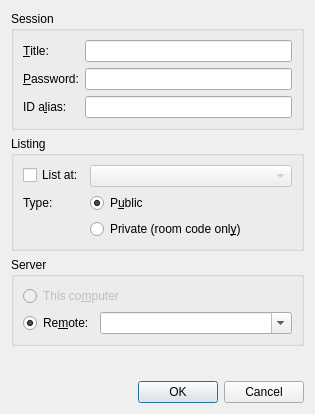
<?xml version="1.0" encoding="UTF-8"?>
<ui version="4.0">
 <class>HostDialog</class>
 <widget class="QDialog" name="HostDialog">
  <property name="windowModality">
   <enum>Qt::WindowModal</enum>
  </property>
  <property name="geometry">
   <rect>
    <x>0</x>
    <y>0</y>
    <width>315</width>
    <height>414</height>
   </rect>
  </property>
  <property name="windowTitle">
   <string>Host a Session</string>
  </property>
  <layout class="QVBoxLayout">
   <item>
    <widget class="QGroupBox">
     <property name="title">
      <string>Session</string>
     </property>
     <layout class="QFormLayout">
      <item row="0" column="0">
       <widget class="QLabel">
        <property name="text">
         <string>&amp;Title:</string>
        </property>
        <property name="buddy">
         <cstring>sessiontitle</cstring>
        </property>
       </widget>
      </item>
      <item row="0" column="1">
       <widget class="QLineEdit" name="sessiontitle">
        <property name="toolTip">
         <string>The title is shown in the application title bar and in the session selection dialog</string>
        </property>
       </widget>
      </item>
      <item row="1" column="0">
       <widget class="QLabel">
        <property name="text">
         <string>&amp;Password:</string>
        </property>
        <property name="buddy">
         <cstring>sessionpassword</cstring>
        </property>
       </widget>
      </item>
      <item row="1" column="1">
       <widget class="QLineEdit" name="sessionpassword">
        <property name="sizePolicy">
         <sizepolicy hsizetype="Preferred" vsizetype="Fixed">
          <horstretch>0</horstretch>
          <verstretch>0</verstretch>
         </sizepolicy>
        </property>
        <property name="toolTip">
         <string>Optional. If left blank, no password will be needed to join this session.</string>
        </property>
        <property name="echoMode">
         <enum>QLineEdit::PasswordEchoOnEdit</enum>
        </property>
       </widget>
      </item>
      <item row="2" column="0">
       <widget class="QLabel">
        <property name="text">
         <string>ID a&amp;lias:</string>
        </property>
        <property name="buddy">
         <cstring>idAlias</cstring>
        </property>
       </widget>
      </item>
      <item row="2" column="1">
       <widget class="QLineEdit" name="idAlias">
        <property name="sizePolicy">
         <sizepolicy hsizetype="Preferred" vsizetype="Fixed">
          <horstretch>0</horstretch>
          <verstretch>0</verstretch>
         </sizepolicy>
        </property>
        <property name="toolTip">
         <string>An optional user-friendly ID for the session</string>
        </property>
       </widget>
      </item>
     </layout>
    </widget>
   </item>
   <item>
    <widget class="QGroupBox">
     <property name="title">
      <string>Listing</string>
     </property>
     <layout class="QFormLayout">
      <item row="0" column="0">
       <widget class="QCheckBox" name="announce">
        <property name="toolTip">
         <string>Announce the session at a public list</string>
        </property>
        <property name="text">
         <string>List at:</string>
        </property>
       </widget>
      </item>
      <item row="0" column="1">
       <widget class="QComboBox" name="listingserver">
        <property name="enabled">
         <bool>false</bool>
        </property>
        <property name="sizePolicy">
         <sizepolicy hsizetype="Preferred" vsizetype="Fixed">
          <horstretch>0</horstretch>
          <verstretch>0</verstretch>
         </sizepolicy>
        </property>
       </widget>
      </item>
      <item row="1" column="0">
       <widget class="QLabel">
        <property name="text">
         <string>Type:</string>
        </property>
       </widget>
      </item>
      <item row="1" column="1">
       <widget class="QRadioButton" name="listPublic">
        <property name="text">
         <string>P&amp;ublic</string>
        </property>
        <property name="checked">
         <bool>true</bool>
        </property>
       </widget>
      </item>
      <item row="2" column="1">
       <widget class="QRadioButton" name="listPrivate">
        <property name="text">
         <string>Private (room code onl&amp;y)</string>
        </property>
       </widget>
      </item>
     </layout>
    </widget>
   </item>
   <item>
    <widget class="QGroupBox">
     <property name="title">
      <string>Server</string>
     </property>
     <layout class="QVBoxLayout">
      <item>
       <widget class="QRadioButton" name="uselocal">
        <property name="enabled">
         <bool>false</bool>
        </property>
        <property name="toolTip">
         <string>Use Drawpile's built-in server</string>
        </property>
        <property name="text">
         <string>This co&amp;mputer</string>
        </property>
        <property name="checked">
         <bool>false</bool>
        </property>
       </widget>
      </item>
      <item>
       <layout class="QHBoxLayout">
        <item>
         <widget class="QRadioButton" name="useremote">
          <property name="toolTip">
           <string>Use an external dedicated server</string>
          </property>
          <property name="text">
           <string>Re&amp;mote:</string>
          </property>
          <property name="checked">
           <bool>true</bool>
          </property>
         </widget>
        </item>
        <item>
         <widget class="QComboBox" name="remotehost">
          <property name="enabled">
           <bool>true</bool>
          </property>
          <property name="sizePolicy">
           <sizepolicy hsizetype="Expanding" vsizetype="Fixed">
            <horstretch>0</horstretch>
            <verstretch>0</verstretch>
           </sizepolicy>
          </property>
          <property name="minimumSize">
           <size>
            <width>128</width>
            <height>0</height>
           </size>
          </property>
          <property name="editable">
           <bool>true</bool>
          </property>
          <property name="maxCount">
           <number>10</number>
          </property>
          <property name="insertPolicy">
           <enum>QComboBox::InsertAtTop</enum>
          </property>
          <property name="mandatoryfield" stdset="0">
           <bool>false</bool>
          </property>
         </widget>
        </item>
       </layout>
      </item>
     </layout>
    </widget>
   </item>
   <item>
    <spacer>
     <property name="orientation">
      <enum>Qt::Vertical</enum>
     </property>
     <property name="sizeHint" stdset="0">
      <size>
       <width>20</width>
       <height>1</height>
      </size>
     </property>
    </spacer>
   </item>
   <item>
    <widget class="QDialogButtonBox" name="buttons">
     <property name="orientation">
      <enum>Qt::Horizontal</enum>
     </property>
     <property name="standardButtons">
      <set>QDialogButtonBox::Cancel|QDialogButtonBox::Ok</set>
     </property>
    </widget>
   </item>
  </layout>
 </widget>
 <tabstops>
  <tabstop>buttons</tabstop>
 </tabstops>
 <resources/>
 <connections>
  <connection>
   <sender>buttons</sender>
   <signal>accepted()</signal>
   <receiver>HostDialog</receiver>
   <slot>accept()</slot>
   <hints>
    <hint type="sourcelabel">
     <x>264</x>
     <y>485</y>
    </hint>
    <hint type="destinationlabel">
     <x>157</x>
     <y>274</y>
    </hint>
   </hints>
  </connection>
  <connection>
   <sender>buttons</sender>
   <signal>rejected()</signal>
   <receiver>HostDialog</receiver>
   <slot>reject()</slot>
   <hints>
    <hint type="sourcelabel">
     <x>332</x>
     <y>485</y>
    </hint>
    <hint type="destinationlabel">
     <x>286</x>
     <y>274</y>
    </hint>
   </hints>
  </connection>
  <connection>
   <sender>useremote</sender>
   <signal>toggled(bool)</signal>
   <receiver>remotehost</receiver>
   <slot>setEnabled(bool)</slot>
   <hints>
    <hint type="sourcelabel">
     <x>97</x>
     <y>434</y>
    </hint>
    <hint type="destinationlabel">
     <x>394</x>
     <y>439</y>
    </hint>
   </hints>
  </connection>
  <connection>
   <sender>announce</sender>
   <signal>toggled(bool)</signal>
   <receiver>listingserver</receiver>
   <slot>setEnabled(bool)</slot>
   <hints>
    <hint type="sourcelabel">
     <x>71</x>
     <y>211</y>
    </hint>
    <hint type="destinationlabel">
     <x>182</x>
     <y>221</y>
    </hint>
   </hints>
  </connection>
 </connections>
</ui>
